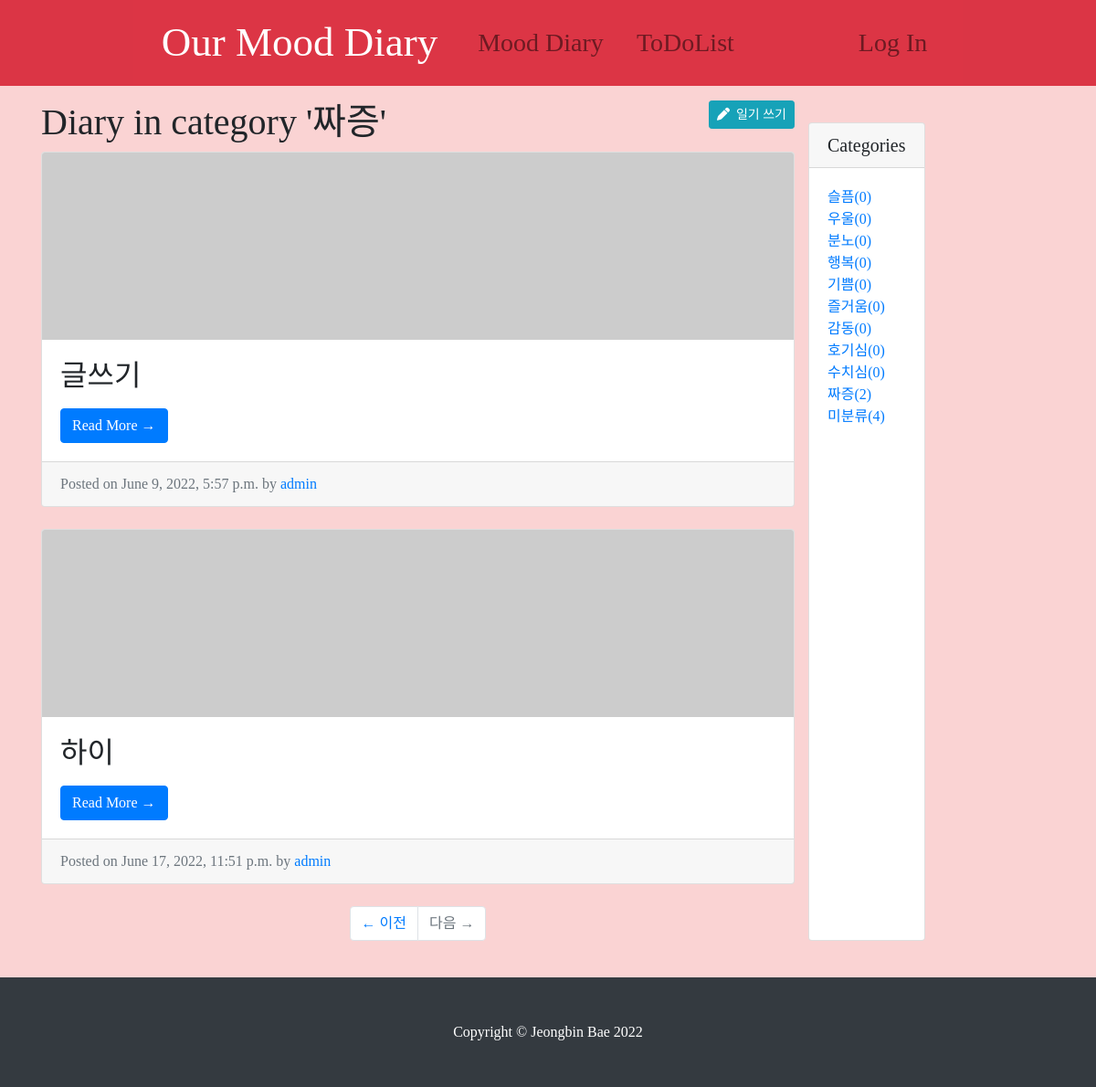
Screenshot of /diary/category/짜증/ (signed in) with the database file from the repository.
### diary/models.py (models this page shows, shortened)
class Category(models.Model):
    name = models.CharField(max_length=50, unique=True)
    slug = models.SlugField(max_length=200, unique=True, allow_unicode=True)
    class Meta:
        verbose_name_plural : 'Categories'
    def __str__(self):
        return self.name
    def get_absolute_url(self):
        return f'/diary/category/{self.slug}/'

class Post(models.Model):
    title = models.CharField(max_length=30)
    tags = models.ManyToManyField(Tag, blank=True)
    content = MarkdownxField()
    category = models.ForeignKey(Category, null=True, blank=True, on_delete=models.SET_NULL )
    created_at = models.DateTimeField(auto_now_add=True) #새로 작성했을 때 생성
    updated_at = models.DateTimeField(auto_now=True) # 수정했을 때 생성
    head_image = models.ImageField(upload_to='diary/images/%Y/%m/%d/', blank=True)
    file_upload = models.FileField(upload_to='diary/files/%Y/%m/%d', blank=True)
    author = models.ForeignKey(User, null=True, on_delete=models.SET_NULL)
    def get_absolute_url(self):
        return f'/diary/{self.pk}/'
    def get_content_markdown(self):
        return markdown(self.content)

### diary/views.py (the view)
# urls.py: path('category/<str:slug>/' ,views.categories_page),
def categories_page(request, slug):
    if slug == 'no-category':
        category = '미분류'
        post_list = Post.objects.filter(category=None)
    else:
        category = Category.objects.get(slug=slug)
        post_list = Post.objects.filter(category=category)
    context = {
        'categories': Category.objects.all(),
        'no_category_post_count': Post.objects.filter(category=None).count(),
        'category': category,
        'post_list': post_list
    }
    return render(request, 'diary/post_list.html', context)

### diary/templates/diary/post_list.html (shortened to what this page needs)
{% extends 'diary/base.html' %}
{% block main_area %}
        {% if user.is_authenticated %}
            {% if user.is_superuser or user.is_staff %}
                <a class="btn btn-info btn-sm float-right" href="/diary/create_post/"
                   role="button"><i class="fas fa-pen"></i>&nbsp;&nbsp;일기 쓰기</a>
            {% endif %}
        {% endif %}
                <h1>Diary
                    {% if category %} in category '{{ category }}' {% endif %}
                </h1>
                {% for p in post_list %}
                <div class="card mb-4">
                    {% if p.head_image %}
                        <img class="card-img-top" src="{{ p.head_image.url }}" alt="Card image cap">
                        {% else %}
                        <img class="card-img-top" src="https://picsum.photos/seed/{{ p.pk }}/800/200" alt="Card image cap">
                    {% endif %}
                    <div class="card-body">
                        <h2 class="card-title">{{ p.title}}</h2>
                        <a href="{{ p.get_absolute_url }}" class="btn btn-primary">Read More &rarr;</a>
                    </div>
                    <div class="card-footer text-muted">
                        Posted on {{ p.created_at}} by
                        <a href="#">{{ p.author }}</a>
                    </div>
                </div>
                {% endfor %}
                <ul class="pagination justify-content-center mb-4">
                    <li class="page-item">
                        <a class="page-link" href="#">&larr; 이전</a>
                    </li>
                    <li class="page-item disabled">
                        <a class="page-link" href="#">다음 &rarr;</a>
                    </li>
                </ul>
{% endblock %}

### diary/templates/diary/base.html (shortened to what this page needs)
<!DOCTYPE html>
<html>
{% load static %}
<head>
        <link rel="stylesheet" href="{% static 'diary/bootstrap/bootstrap.min.css' %}" media="screen">
        <link rel="stylesheet" href="{% static 'diary/css/diary-post.css' %}" media="screen">
</head>
<body>
    {% include 'diary/navbar.html' %}
    <div class="container my-3">
        <div class="row">
            <div class="col-md-8 col-lg-9">
                {% block main_area %}
                {% endblock %}
            </div>
                <div class="card my-4">
                    <h5 class="card-header">Categories</h5>
                    <div class="card-body">
                        <div class="row">
                            <div class="col-lg-12">
                                <ul class="list-unstyled mb-0">
                                    {% for c in categories %}
                                        <li>
                                            <a href="{{ c.get_absolute_url }}">{{ c.name }}({{ c.post_set.count }})</a>
                                        </li>
                                    {% endfor %}
                                    <li>
                                        <a href="/diary/category/no-category">미분류({{ no_category_post_count }})</a>
                                    </li>
                                </ul>
                            </div>
                        </div>
                    </div>
                </div>
            </div>
        </div>
    {% include 'diary/footer.html' %}
</body>
</html>

### diary/static/diary/css/diary-post.css (style rules this page uses)
* { font-family: 'EarlyFontDiary'; }
body { background-color: #FAD3D3FF; font-family: 'EarlyFontDiary'; }

### rows the page displays
Category: name "짜증", post_set.count "2"
Post: title "글쓰기", created_at "June 9, 2022, 5:57 p.m.", author "admin"
Post: title "하이", created_at "June 17, 2022, 11:51 p.m.", author "admin"
Category: name "슬픔", post_set.count "0"
Category: name "우울", post_set.count "0"
Category: name "분노", post_set.count "0"
Category: name "행복", post_set.count "0"
Category: name "기쁨", post_set.count "0"
Category: name "즐거움", post_set.count "0"
Category: name "감동", post_set.count "0"
Category: name "호기심", post_set.count "0"
Category: name "수치심", post_set.count "0"

### other values shown
{{ no_category_post_count }} "4"
